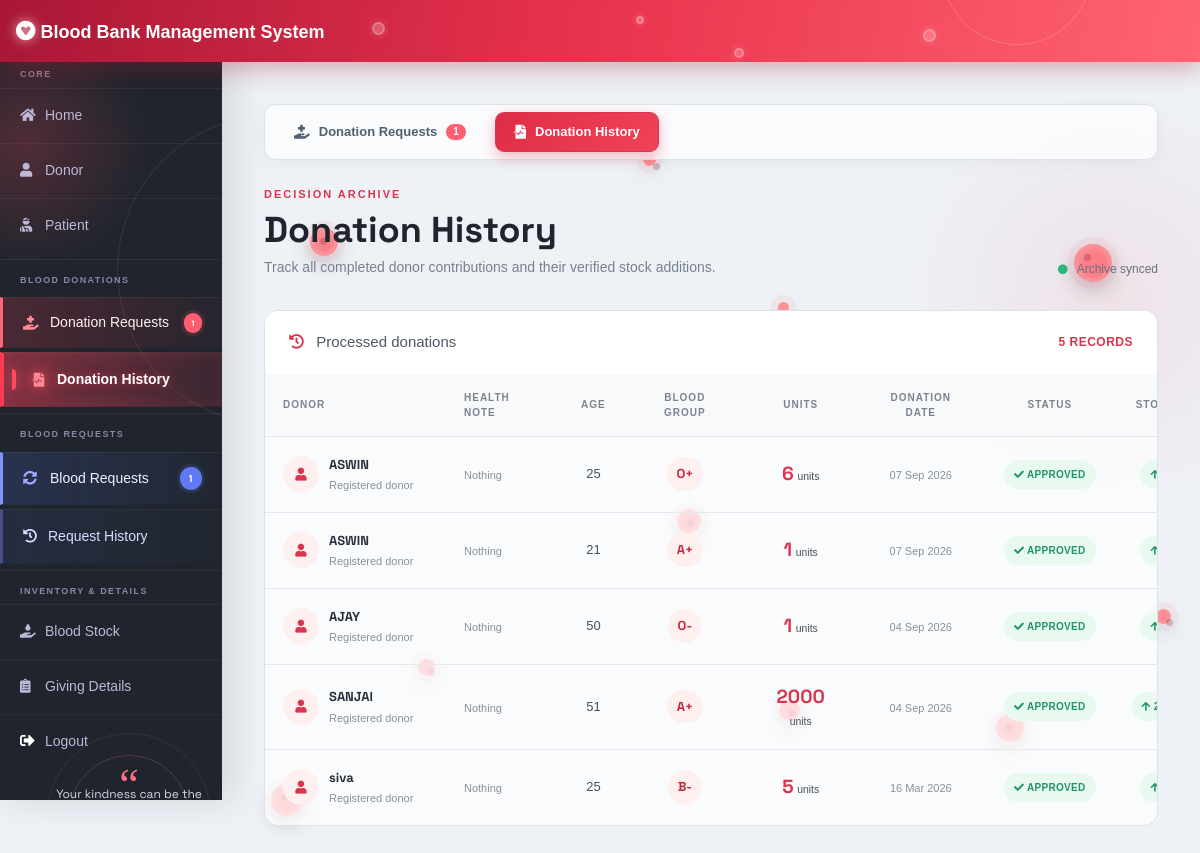
Page /admin-donation-history (signed in) on the earlier database version.
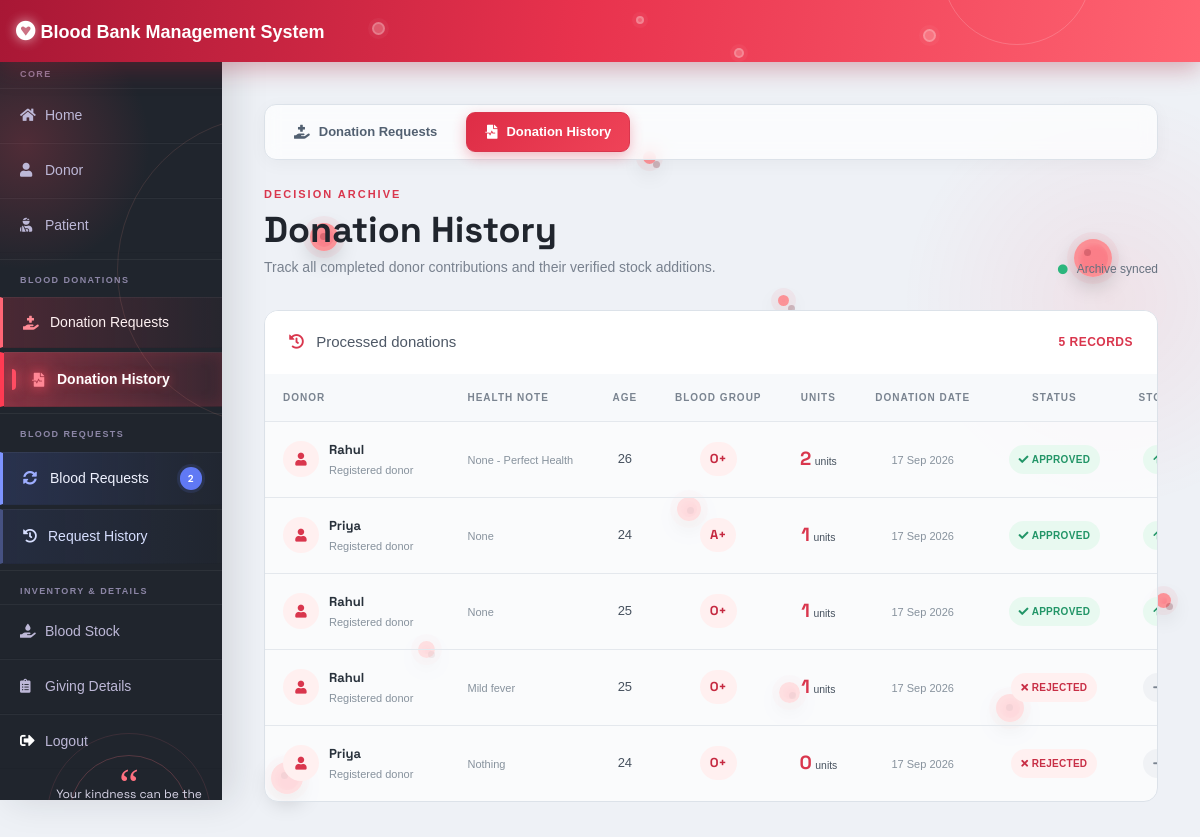
Same page on the later database version.
### donor/models.py (models this page shows, shortened)
class BloodDonate(models.Model):
    donor=models.ForeignKey(Donor,on_delete=models.CASCADE)
    disease=models.CharField(max_length=100,default="Nothing")
    age=models.PositiveIntegerField()
    bloodgroup=models.CharField(max_length=10)
    unit=models.PositiveIntegerField(default=0)
    status=models.CharField(max_length=20,default="Pending")
    date=models.DateField(auto_now=True)

class Donor(models.Model):
    user=models.OneToOneField(User,on_delete=models.CASCADE)
    profile_pic= models.ImageField(upload_to='profile_pic/Donor/',null=True,blank=True)
    bloodgroup=models.CharField(max_length=10)
    address = models.CharField(max_length=40)
    mobile = models.CharField(max_length=20,null=False)
    def __str__(self):
        return self.user.first_name

### blood/views.py (the view)
# urls.py: path('admin-donation-history', views.admin_donation_history_view,name='admin-donation-history'),
@login_required(login_url='adminlogin')
def admin_donation_history_view(request):
    donations=dmodels.BloodDonate.objects.exclude(status='Pending').order_by('-date')
    return render(request,'blood/admin_donation_history.html',{'donations':donations,'active_tab':'history'})

### blood/context_processors.py (called while the page is built)
def pending_donations(request):
    if not request.user.is_authenticated:
        return {
            'pending_donation_count': 0,
            'pending_blood_request_count': 0,
        }
    return {
        'pending_donation_count': BloodDonate.objects.filter(status='Pending').count(),
        'pending_blood_request_count': BloodRequest.objects.filter(status='Pending').count(),
    }

### templates/blood/admin_donation_history.html
{% extends 'blood/adminbase.html' %}
{% block content %}
<div class="dashboard-main donation-history-page">
    {% include "blood/login_cells.html" %}
    <div class="dashboard-content">
        <nav class="admin-subnav-bar" aria-label="Donation navigation">
            <a href="{% url 'admin-donation' %}" class="admin-subnav-pill">
                <i class="fas fa-hand-holding-medical"></i>
                <span>Donation Requests</span>
                {% if pending_donation_count %}<span class="pill-badge">{{ pending_donation_count }}</span>{% endif %}
            </a>
            <a href="{% url 'admin-donation-history' %}" class="admin-subnav-pill active">
                <i class="fas fa-file-medical-alt"></i>
                <span>Donation History</span>
            </a>
        </nav>
        <div class="dashboard-heading">
            <div>
                <div class="dashboard-kicker">Decision archive</div>
                <h1>Donation History</h1>
                <p>Track all completed donor contributions and their verified stock additions.</p>
            </div>
            <div class="dashboard-pulse"><i class="fas fa-circle"></i> Archive synced</div>
        </div>
        {% if donations %}
        <section class="donation-list">
            <div class="donation-summary"><span><i class="fas fa-history"></i> Processed donations</span><strong>{{donations|length}} records</strong></div>
            <div class="donation-table-wrap">
                <table class="donation-table">
                    <thead><tr><th>Donor</th><th>Health note</th><th>Age</th><th>Blood group</th><th>Units</th><th>Donation date</th><th>Status</th><th>Stock impact</th></tr></thead>
                    <tbody>
                    {% for donation in donations %}
                    <tr>
                        <td><div class="donor-cell"><span class="donor-avatar"><i class="fas fa-user"></i></span><div><strong>{{donation.donor}}</strong><small>Registered donor</small></div></div></td>
                        <td><span class="donation-muted">{{donation.disease}}</span></td>
                        <td>{{donation.age}}</td>
                        <td><span class="donation-group">{{donation.bloodgroup}}</span></td>
                        <td><span class="donation-units">{{donation.unit}}</span> <small>units</small></td>
                        <td><span class="donation-muted">{{donation.date|date:"d M Y"}}</span></td>
                        {% if donation.status == 'Approved' %}
                        <td><span class="donation-status approved"><i class="fas fa-check"></i> Approved</span></td>
                        <td><span class="donation-impact added"><i class="fas fa-arrow-up"></i> {{donation.unit}} added</span></td>
                        {% else %}
                        <td><span class="donation-status rejected"><i class="fas fa-times"></i> {{donation.status}}</span></td>
                        <td><span class="donation-impact none"><i class="fas fa-minus"></i> 0 added</span></td>
                        {% endif %}
                    </tr>
                    {% endfor %}
                    </tbody>
                </table>
            </div>
        </section>
        {% else %}
        <section class="donation-list empty-donations"><i class="fas fa-hand-holding-heart"></i><h2>No donation history</h2><p>Approved and rejected donation records will appear here.</p></section>
        {% endif %}
    </div>
</div>
{% endblock content %}

Differences in the rows shown:
removed BloodDonate: donor "ASWIN", disease "Nothing", age "25", bloodgroup "O+", unit "6", date "07 Sep 2026"
removed BloodDonate: donor "ASWIN", disease "Nothing", age "21", bloodgroup "A+", unit "1", date "07 Sep 2026"
removed BloodDonate: donor "AJAY", disease "Nothing", age "50", bloodgroup "O-", unit "1", date "04 Sep 2026"
removed BloodDonate: donor "SANJAI", disease "Nothing", age "51", bloodgroup "A+", unit "2000", date "04 Sep 2026"
removed BloodDonate: donor "siva", disease "Nothing", age "25", bloodgroup "B-", unit "5", date "16 Mar 2026"
added BloodDonate: donor "Rahul", disease "None - Perfect Health", age "26", bloodgroup "O+", unit "2", date "17 Sep 2026"
added BloodDonate: donor "Priya", disease "None", age "24", bloodgroup "A+", unit "1", date "17 Sep 2026"
added BloodDonate: donor "Rahul", disease "None", age "25", bloodgroup "O+", unit "1", date "17 Sep 2026"
added BloodDonate: donor "Rahul", disease "Mild fever", age "25", bloodgroup "O+", unit "1", date "17 Sep 2026", status "REJECTED"
added BloodDonate: donor "Priya", disease "Nothing", age "24", bloodgroup "O+", unit "0", date "17 Sep 2026", status "REJECTED"
Other differences:
{{ pending_blood_request_count }}: "1" → "2"
{{ pending_donation_count }}: "1" → (not shown)
